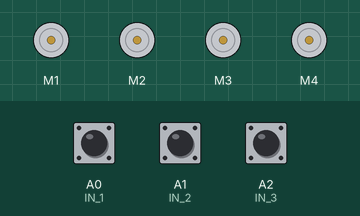
Recording of a program running on a simulated Arduino Uno, built with avr-gcc and run on an emulated ATmega328P. Parts: 4 × DC motor (green arrow = forward, orange = backward, longer = faster). The inputs (shaded band) are chosen by the test bench; at power-on: A0 (IN_1) HIGH, A1 (IN_2) HIGH, A2 (IN_3) HIGH.

Above: at 1.2 s.
1.3 s: A0 (IN_1) pulled LOW for 0.15 s
At 1.37 s:
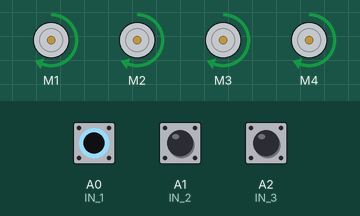
2.9 s: A1 (IN_2) pulled LOW for 0.15 s
At 2.97 s:
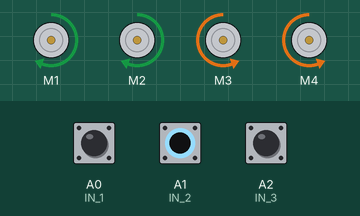
4.5 s: A1 (IN_2) pulled LOW for 3.2 s
At 8.1 s:
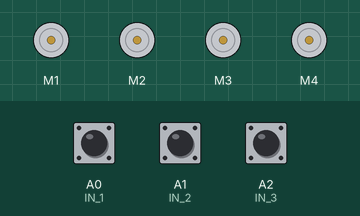
9.2 s: A0 (IN_1) pulled LOW for 3.2 s
At 10.4 s:
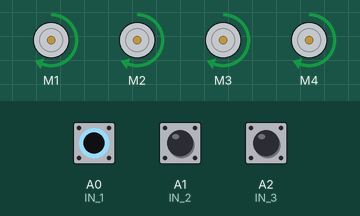
13.9 s: A0 (IN_1) driven LOW and A1 (IN_2) driven LOW
At 15.2 s:
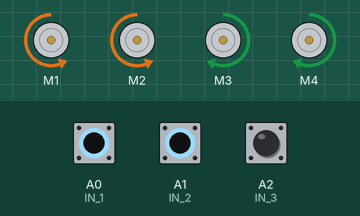
Timing chart, 0 to 16.4 s (numbered marks = the images above; inputs shaded):
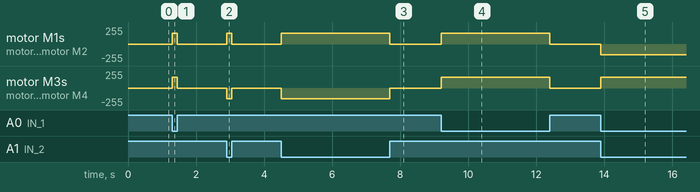

Measured:
- after the input at 1.3 s, motor M1–4: stopped → forward 160/255 at once, → stopped 0.15 s later
- after the input at 2.9 s, motor M1, motor M2: stopped → forward 160/255 at once, → stopped 0.15 s later; motor M3, motor M4: stopped → backward 160/255 at once, → stopped 0.15 s later
- after the input at 4.5 s, motor M1, motor M2: stopped → forward 160/255 at once, → stopped 3.2 s later; motor M3, motor M4: stopped → backward 160/255 at once, → stopped 3.2 s later
- after the input at 9.2 s, motor M1–4: stopped → forward 160/255 at once, → stopped 3.2 s later
- after the input at 13.9 s, motor M1, motor M2: stopped → backward 160/255 at once; motor M3, motor M4: stopped → forward 160/255 at once

The program:

main.cpp
```cpp
#include <AFMotor.h>
#include <Arduino.h>
typedef void (*FunctionPointer)();


const int IN_1 = A0;
const int IN_2 = A1;
const int IN_3 = A2;


int LEFT, MIDDLE, RIGHT; //Sensor
// Black = 1, White = 0

AF_DCMotor backRight(1, MOTOR12_64KHZ); // Động cơ 1
AF_DCMotor frontRight(2, MOTOR12_64KHZ); // Động cơ 2
AF_DCMotor backLeft(3, MOTOR34_64KHZ); // Động cơ 3
AF_DCMotor frontLeft(4, MOTOR34_64KHZ); // Động cơ 4

int default_speed = 160;
void stop();

void read(){
  LEFT = digitalRead(IN_1);
  MIDDLE = digitalRead(IN_2);
  RIGHT = digitalRead(IN_3);
}

void setSpeed(int speed = default_speed){
  backRight.setSpeed(default_speed); //động cơ bị yếu
  frontRight.setSpeed(default_speed);
  backLeft.setSpeed(default_speed);
  frontLeft.setSpeed(default_speed);//động cơ bị yếu
}
void goStraight(){
  backRight.run(FORWARD);
  frontRight.run(FORWARD);
  backLeft.run(FORWARD);
  frontLeft.run(FORWARD);
}

FunctionPointer lastAction = goStraight;


void turnRight(){
  setSpeed();
  lastAction = turnRight;
  backRight.run(BACKWARD);
  frontRight.run(BACKWARD);
  backLeft.run(FORWARD);
  frontLeft.run(FORWARD);
}

void turnLeft(){
  setSpeed();
  lastAction = turnLeft;
  backRight.run(FORWARD);
  frontRight.run(FORWARD);
  backLeft.run(BACKWARD);
  frontLeft.run(BACKWARD);
}


void stop(){
  backRight.run(RELEASE);
  frontRight.run(RELEASE);
  backLeft.run(RELEASE);
  frontLeft.run(RELEASE);
}
// Black = 1, White = 0
void adjust(){
  if (MIDDLE){
    if (LEFT&&RIGHT){
      stop();
      return;
    }
    goStraight();
  }
  else if (!MIDDLE){
    if (LEFT){
      turnLeft();
    } else if (RIGHT){
      turnRight();
    } else {
      lastAction();
    }
  }
}

void setup(){
  Serial.begin(9600);
  setSpeed();


  pinMode(IN_1, INPUT_PULLUP);
  pinMode(IN_2, INPUT_PULLUP);
  pinMode(IN_3, INPUT_PULLUP);
}

void loop(){
  read();
  adjust();
}
```
